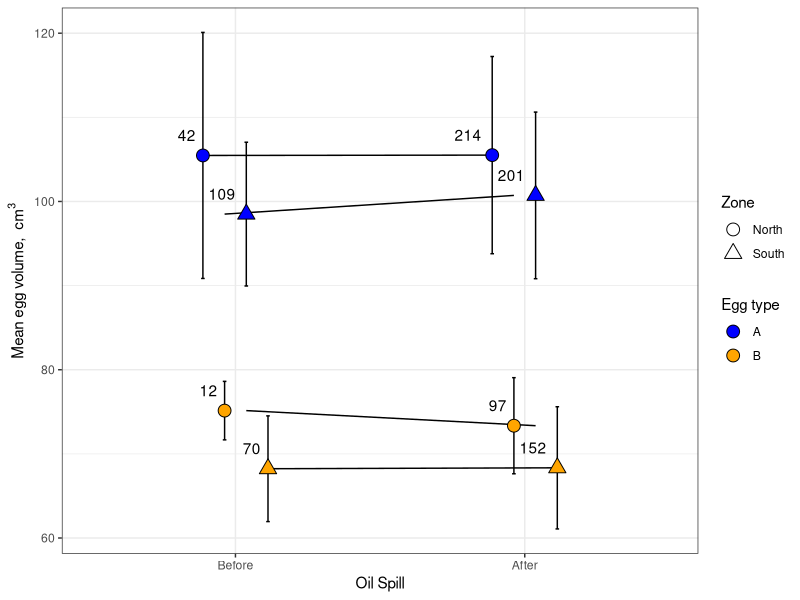
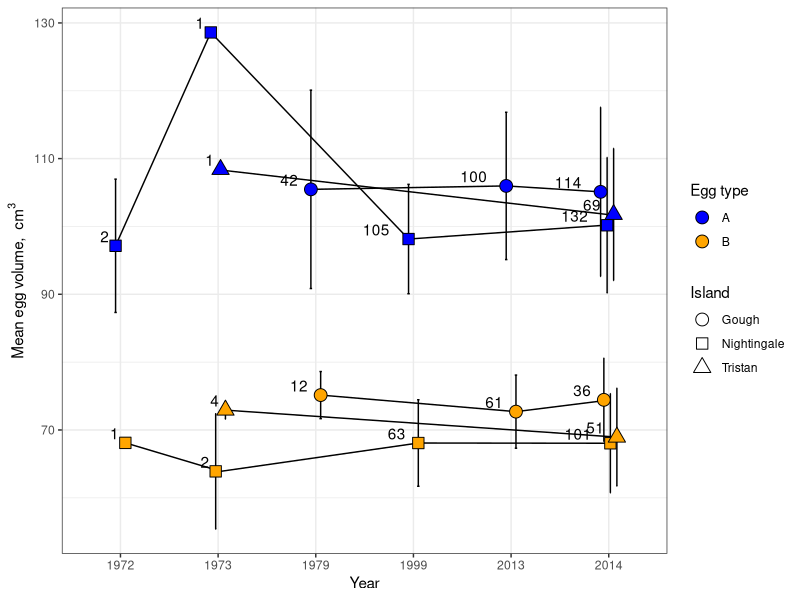
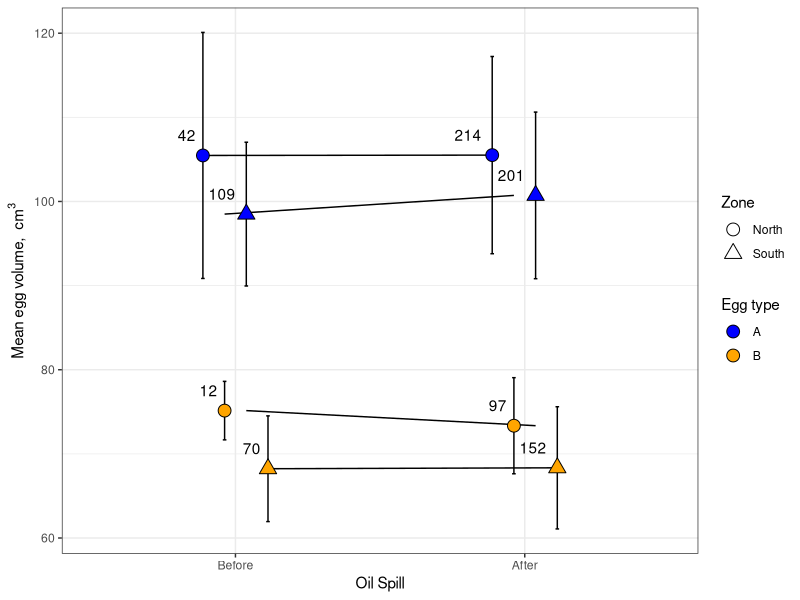
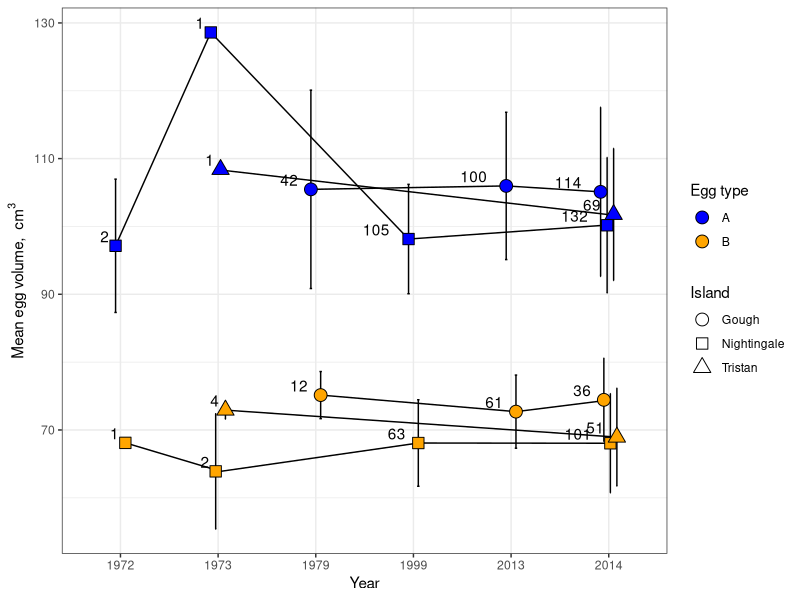

Recreate these plots in R, in order.
#read in the data for the oil spill and harvesting analyses
penguin<-read.csv("penguin.data.csv", header= TRUE)

#we are interested in testing if the egg size patterns correspond to predictions associated with two
#events- specifically, we want to test if the 2011 oil spill negatively affected egg size, or if
#other variations eggs affected size of eggs over time with any discernable pattern 

#first, let's check if the oil spill affected egg size. The oil spill occured in 2011, and if it  
#was a driver, we would expect egg size to be lower after the spill, and MORE lower closer to the spill
# so let's test if that happened

#first we need to create a variable for the oil spill, which happened
penguin$oilspill<-as.factor(ifelse(penguin$Year>=2011, "After", "Before"))

#also, because data are spotty and weirdly distributed prior to 1970, let's cut it out for this analysis
#and cut out a couple outlying egg sizes
penguin1<-penguin[which(penguin$Year>1970 & penguin$Decision != "U" &
                          penguin$Volume<130),]

#fiddle with transformations to get us closer to normality of residuals

penguin1$logvolume<-log(penguin1$Volume)
penguin1$sqrtvolume<-sqrt(penguin1$Volume)

#now create a model to describe egg volume
oil.model<-lm(Volume~Zone*oilspill*Decision, data=penguin1)

summary(oil.model)
AIC(oil.model)
anova(oil.model)
TukeyHSD(aov(oil.model))
#data are very non normal
shapiro.test(resid(oil.model))

#ok, now we need to get the summary stats out of it
library(plyr)

summary.penguin.oilspill<-ddply(penguin1, c("Zone", "Decision", "oilspill"), summarise,
                                mean.Volume=mean(Volume), N=length(Volume), SE=sd(Volume))
summary.penguin.oilspill$all.lines<-with(summary.penguin.oilspill, interaction(Zone,  Decision))

#reorder factor levels for oilspill
summary.penguin.oilspill$oilspill<-factor(summary.penguin.oilspill$oilspill, levels=c("Before", "After"))


#insert plot here
library(ggplot2)
oil.plot<-ggplot(summary.penguin.oilspill, aes(oilspill, mean.Volume, 
                                               shape=Zone, fill=Decision, label=N))+
  scale_fill_manual(values=c("blue", "orange"), name="Egg type", 
                    guide=guide_legend(override.aes=aes(shape=21)))+
  scale_shape_manual(values=c(21,24), labels=c("North", "South"))+
  geom_line(aes(group=all.lines), color="black", position=position_dodge(width=0.3))+
  geom_errorbar(aes(ymin=(mean.Volume-SE), ymax=(mean.Volume+SE)), width=0.05, color="black",
                position=position_dodge(width=0.3))+
  geom_point(color="black", size=4, position=position_dodge(width=0.3))+
  geom_text(aes(label=N),hjust=1.4, vjust=-1.2, position=position_dodge(width=0.3))+
  theme_bw()+
  labs(y=expression("Mean egg volume, "~cm^3), x="Oil Spill")

oil.plot
#save to pdf
pdf("figs/oilspillplot.pdf", height=5, width=7)
oil.plot
dev.off()


# now we want to examine the finer scale patterns in variation of egg size.
#instead of lumping by time period and island group, we'll just break it out so that readers can see the patterns
#This will be a very similar analysis as above, 
# but there will be an interaction with year


#and because we want to look at a year effect, and we want to see if there's anything going on
#relative to time, but there's not a ton of data so we'll just need to look at years directly and ANOVA them


#we're interested in change with time in these two periods, and by island, but otherwise the analysis is 
#very similar to the above
year.model<-lm(Volume~Location2*as.factor(Year)*Decision, data=penguin1)

summary(year.model)
AIC(year.model)
anova(year.model)
TukeyHSD(aov(year.model))
#data are very non normal
shapiro.test(resid(year.model))


summary.penguin.year<-ddply(penguin1, c("Location2", "Decision", "Year"), summarise,
                                mean.Volume=mean(Volume), N=length(Volume), SE=sd(Volume))

summary.penguin.year$all.lines<-with(summary.penguin.year, interaction(Location2,  Decision))

year.plot<-ggplot(summary.penguin.year, aes(as.factor(Year), mean.Volume, 
                                               shape=Location2, fill=Decision, label=N))+
  scale_fill_manual(values=c("blue", "orange"), name="Egg type", 
                    guide=guide_legend(override.aes=aes(shape=21), order=1))+
  scale_shape_manual(values=c(21,22,24), name="Island", labels=c("Gough", "Nightingale", "Tristan"))+
  geom_line(aes(group=all.lines), color="black",  position=position_dodge(width=0.2))+
  geom_errorbar(aes(ymin=(mean.Volume-SE), ymax=(mean.Volume+SE)), width=0.05, color="black",
                position=position_dodge(width=0.2))+
  geom_point(color="black", size=4,  position=position_dodge(width=0.2))+
  geom_text(aes(label=N),hjust=1.7, vjust=-0.3,  position=position_dodge(width=0.2))+
  theme_bw()+
  labs(y=expression("Mean egg volume, "~cm^3), x="Year")

year.plot

#save to pdf
pdf("figs/recentyearsplot.pdf", height=5, width=7)
year.plot
dev.off()
